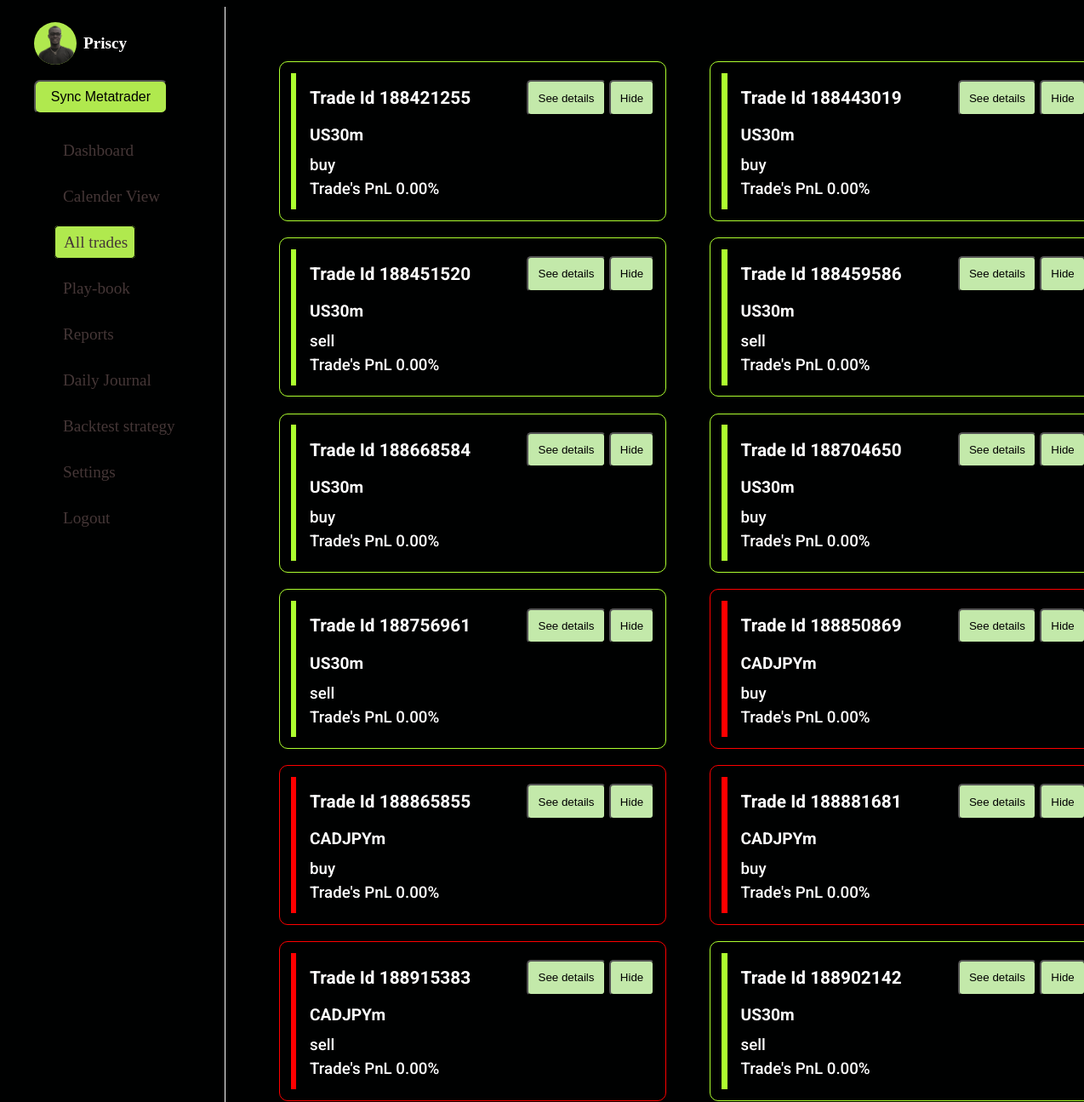
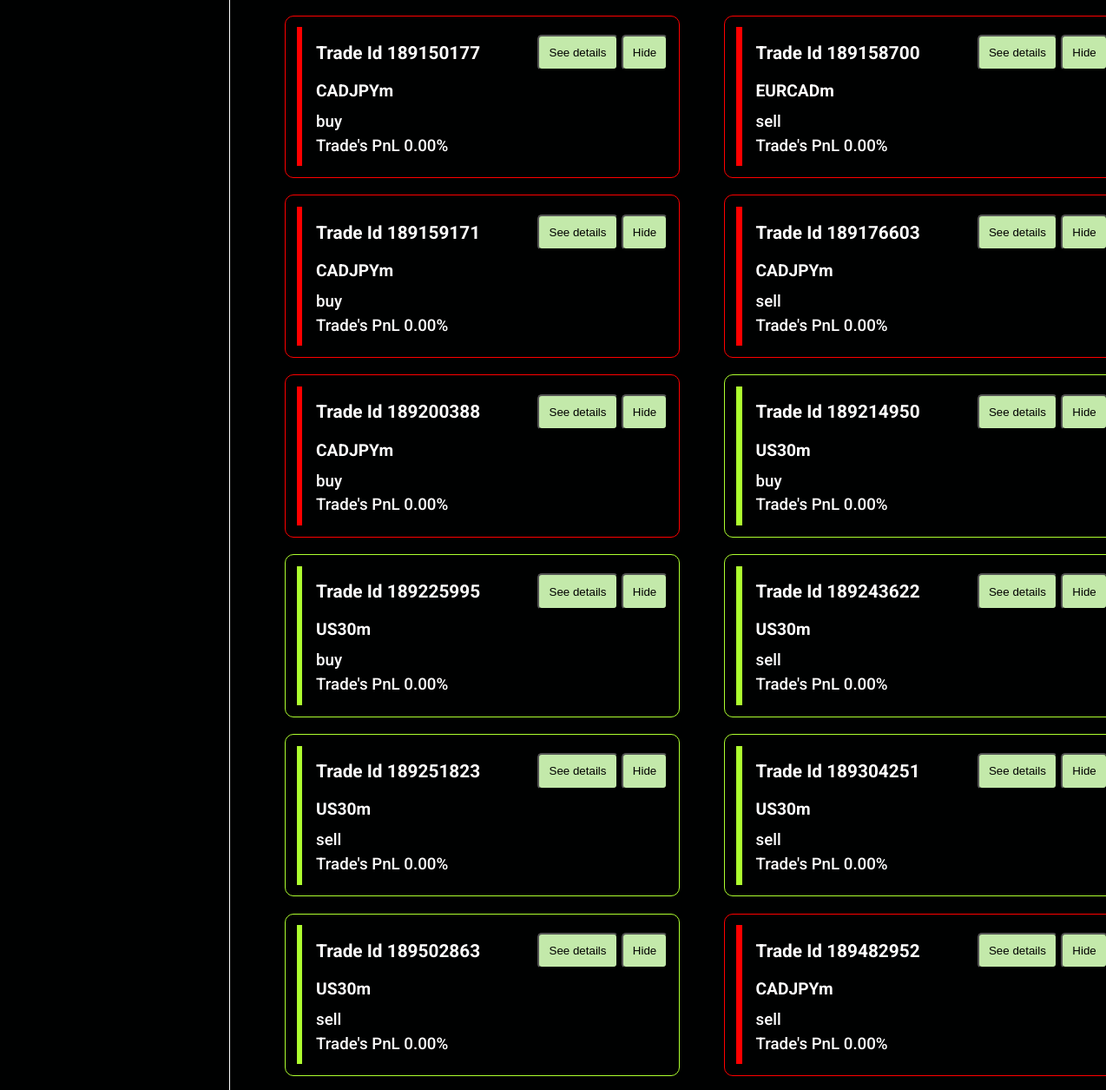
The page /journal (signed in) on the database its author committed (2 pictures, top to bottom).
### forexJournal/models.py (models this page shows, shortened)
class TradesModel(models.Model):
    user = models.ForeignKey(settings.AUTH_USER_MODEL, on_delete=models.CASCADE, related_name="trades", default=1)
    ticket = models.IntegerField(null=False, unique=True)
    opening_time = models.DateTimeField()
    closing_time = models.DateTimeField()
    order_type = models.CharField(null=False, blank=False, max_length=10)
    lot_size = models.DecimalField(decimal_places=4, max_digits=7)
    original_position_size = models.DecimalField(decimal_places=4, max_digits=7)
    symbol = models.CharField(max_length=20)
    opening_price = models.DecimalField(decimal_places=6, max_digits=12)
    closing_price = models.DecimalField(decimal_places=6, max_digits=12)
    stop_loss = models.DecimalField(decimal_places=6, max_digits=12)
    take_profit = models.DecimalField(decimal_places=6, max_digits=12)
    commission_usd = models.DecimalField(decimal_places=4, max_digits=8)
    swap_usd = models.DecimalField(decimal_places=3, max_digits=8)
    profit_usd = models.DecimalField(decimal_places=3, max_digits=20)
    equity_usd = models.CharField(max_length=10)
    margin_level = models.CharField(max_length=10)
    close_reason = models.CharField(max_length=10)
    strategy = models.ForeignKey(StrategyModel, on_delete=models.SET_NULL, null=True, blank=True)
    profit_target = models.DecimalField(max_digits=20, decimal_places=6, null=True, blank=True)
    stop_loss_value = models.DecimalField(max_digits=20, decimal_places=6, null=True, blank=True)
    tags = models.CharField(max_length=50, null=True, blank=True)
    planned_R_Multiple = models.DecimalField(max_digits=5, decimal_places=2, null=True, blank=True)
    notes = models.TextField(null=True, blank=True)

### forexJournal/views.py (the view)
# urls.py: path("journal", views.journal, name="journal"),
@login_required
def journal(request):
    logged_in_user = request.user
    context = {}
    trades = TradesModel.objects.filter(user=logged_in_user).order_by("-id")
    for trade in trades:
        trade.profit_usd = Money(trade.profit_usd, "USD")
    context["trades"] = trades
    return render(request, "forexJournal/journal.html", context)

### forexJournal/templates/forexJournal/journal.html (shortened to what this page needs)
{% extends "base.html" %}
{% load static %}
{% block css_files %}
    <link rel="stylesheet" href="{% static 'forexJournal/journal.css' %}">
{% endblock css_files %}
{% block content %}
<div class="main-content">
    <ul class="list">
        {% for trade in trades %}
            <li>
                <div class="trade">
                    <div class="bar"></div>
                    <div class="items">
                        <div class="heads">
                            <h2>Trade Id {{ trade.ticket}}</h2>
                            <div>
                                <button type="button">See details</button>
                                <button type="button">Hide</button>
                            </div>
                        </div>
                        <div class="values">
                            <h3 class="first">{{ trade.profit_usd }} <span>{{ trade.symbol }}</span></h3>
                            <h3 class="second">{{ trade.order_type}}</h3>
                            <h3 class="third">Trade's PnL 0.00%</h3>
                        </div>
                    </div>
                </div>
            </li>
        {% endfor %}
    </ul>
</div>
{% endblock content %}

### templates/base.html (shortened to what this page needs)
{% load static %}
<!DOCTYPE html>
<html lang="en">
<head>
    {% block css_files %}{% endblock  %}
    <link rel="stylesheet" href="{% static 'base.css' %}">
    <link rel="stylesheet" href="https://cdnjs.cloudflare.com/ajax/libs/font-awesome/6.5.2/css/all.min.css" />
</head>
<body>
    <section id="first-part">
        <div id="profile">
            <img src="{% static 'forexJournal/images/myimage.png' %}" alt="Profile">
            <h2>{{ user }}</h2>
        </div>
        <button type="button" class="new-trade">Sync Metatrader</button>
        <ul>
            <li class="try"><a href="{% url "forex" %}" class="active" id="dashboard">Dashboard</a></li>
            <li><a href="{% url "All_trades" %}" id="all_trades" class="active">Calender View</a></li>
            <li><a href="{% url "journal" %}" id="journalss" class="active">All trades</a></li>
            <li><a href="{% url "playBook" %}" id="Play_book" class="active">Play-book</a></li>
            <li><a href="{% url "reports" %}" id="reports" class="active">Reports</a></li>
            <li><a href="{% url "daily-journal" %}" id="daily-journal" class="active">Daily Journal</a></li>
            <li><a href="{% url "backtest" %}" id="backtest" class="active">Backtest strategy</a></li>
            <li><a href="{% url "settings" %}" id="settings" class="active">Settings</a></li>
            <li class="logout"><a href="{% url 'logout' %}">Logout</a></li>
        </ul>
    </section>
    {% block content %}
    {% endblock  %}
</body>
</html>

### forexJournal/static/forexJournal/journal.css (style rules this page uses)
.main-content { margin-left: 20rem; width: 78vw; }
#first-part { width: 15rem; padding: 1rem; min-height: 100%; border-right: 1px solid white; position: fixed; }
.trade { height: 10rem; padding: 0.8rem; border: 0.5px solid greenyellow; border-radius: 10px; margin-right: 2rem; display: flex; cursor: pointer; transition: transform 0.3s ease; }
.heads { display: flex; align-items: center; justify-content: space-between; }
.heads button { padding: 0.7rem; background: rgb(195, 233, 170); border-radius: 5px; }
.heads h2 { font-size: 1.3rem; font-family: "Roboto", sans-serif; font-weight: bold; font-style: normal; }
.values { margin-top: -1rem; }
.values .first { font-size: 2.5rem; margin-top: -1rem; }
.first span { font-size: 1.2rem; font-family: "Roboto", sans-serif; font-weight: bold; font-style: normal; }
.second { margin-top: -2rem; font-family: "Roboto", sans-serif; font-weight: 500; font-style: normal; }
.third { margin-top: -0.8rem; font-family: "Roboto", sans-serif; font-weight: 500; font-style: normal; }
.bar { height: 100%; width: 0.4rem; background: greenyellow; }
.items { width: 97%; margin-left: 1rem; }
.list { display: grid; grid-template-columns: 1fr 1fr; gap: 1.2rem; margin-left: -2.5rem; margin-top: 4rem; list-style: none; }

### static/base.css (style rules this page uses)
:root { --main-color:#000101; --divBack: hsl(207, 35%, 10%); --selectedColor: #B0E94E; --selectedColor2: #efef05; }
body { color: white; background: var(--main-color); height: 100vh; display: grid; grid-template-columns: 0.8fr 4fr ; }
#first-part { width: 14rem; padding: 1rem; height: 100vh; }
#profile { display: flex; align-items: center; padding-left: 1rem; }
#profile img { margin-right: 2rem; object-fit: cover; object-position: top; width: 50px; height: 50px; border-radius: 50%; background: var(--selectedColor); }
#profile h2 { font-size: 1.2rem; margin-left: -1.5rem; }
.new-trade { width: 70%; height: 2.5rem; margin-left: 1rem; margin-top: 1rem; background-color: var(--selectedColor); font-size: 1rem; border-radius: 7px; }
#first-part ul { list-style: none; margin-top: 2rem; height: 15rem; }
#first-part li { margin-top: 2rem; }
#first-part a { text-decoration: none; color: rgb(69, 55, 55); font-size: 1.2rem; padding-left: 10px; }
li .active { border: 1px solid black; background: var(--selectedColor); padding: 0.5rem; border-radius: 5px; }

### rows shown on the page
TradesModel: ticket "188421255", symbol "US30m", order_type "buy"
TradesModel: ticket "188443019", symbol "US30m", order_type "buy"
TradesModel: ticket "188451520", symbol "US30m", order_type "sell"
TradesModel: ticket "188459586", symbol "US30m", order_type "sell"
TradesModel: ticket "188668584", symbol "US30m", order_type "buy"
TradesModel: ticket "188704650", symbol "US30m", order_type "buy"
TradesModel: ticket "188756961", symbol "US30m", order_type "sell"
TradesModel: ticket "188850869", symbol "CADJPYm", order_type "buy"
TradesModel: ticket "188865855", symbol "CADJPYm", order_type "buy"
TradesModel: ticket "188881681", symbol "CADJPYm", order_type "buy"
TradesModel: ticket "188915383", symbol "CADJPYm", order_type "sell"
TradesModel: ticket "188902142", symbol "US30m", order_type "sell"
TradesModel: ticket "189150177", symbol "CADJPYm", order_type "buy"
TradesModel: ticket "189158700", symbol "EURCADm", order_type "sell"
TradesModel: ticket "189159171", symbol "CADJPYm", order_type "buy"
TradesModel: ticket "189176603", symbol "CADJPYm", order_type "sell"
TradesModel: ticket "189200388", symbol "CADJPYm", order_type "buy"
TradesModel: ticket "189214950", symbol "US30m", order_type "buy"
TradesModel: ticket "189225995", symbol "US30m", order_type "buy"
TradesModel: ticket "189243622", symbol "US30m", order_type "sell"
TradesModel: ticket "189251823", symbol "US30m", order_type "sell"
TradesModel: ticket "189304251", symbol "US30m", order_type "sell"
TradesModel: ticket "189502863", symbol "US30m", order_type "sell"
TradesModel: ticket "189482952", symbol "CADJPYm", order_type "sell"

### other values the page prints
{{ user }} "Priscy"
